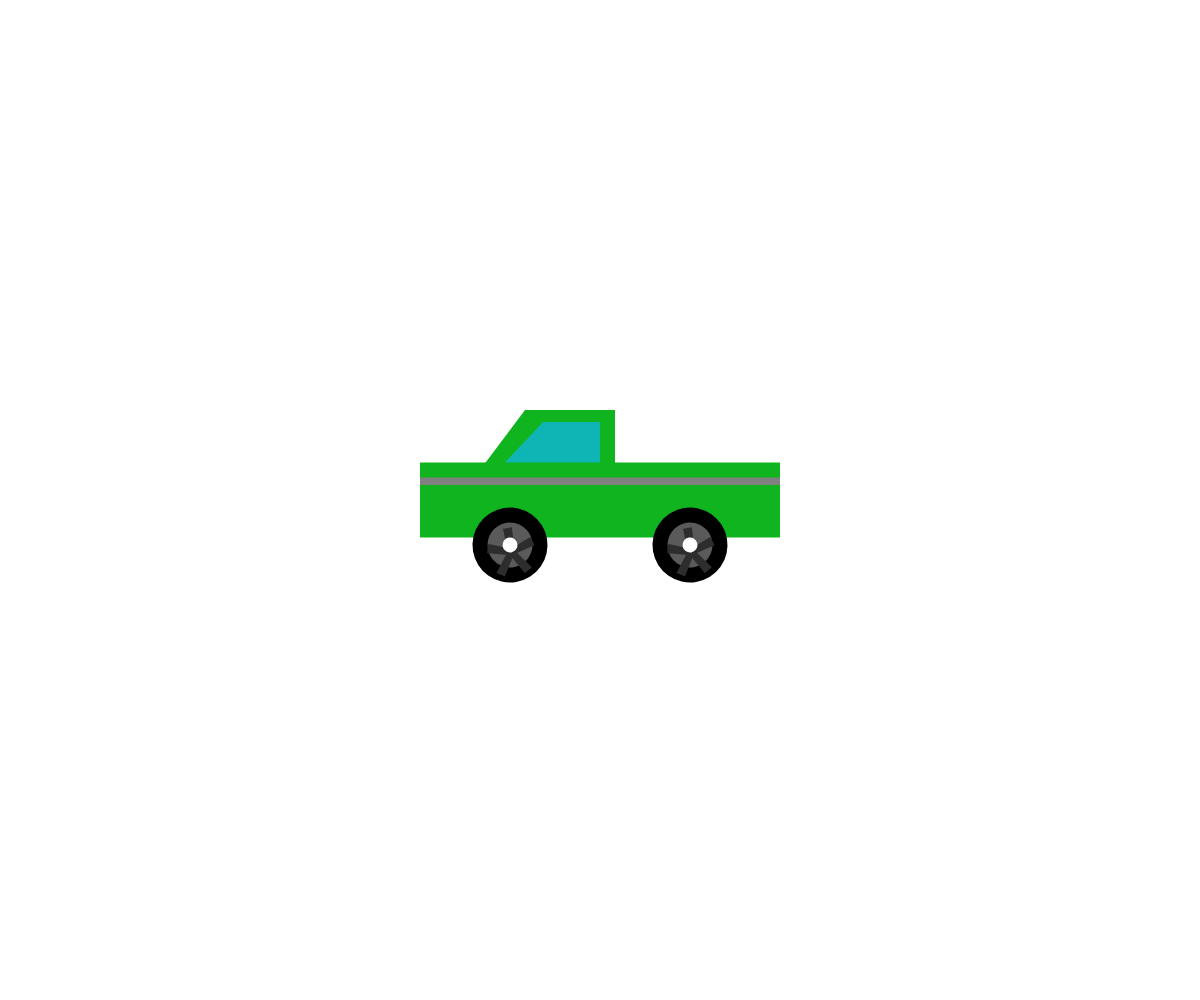
Frame 1 (no input)
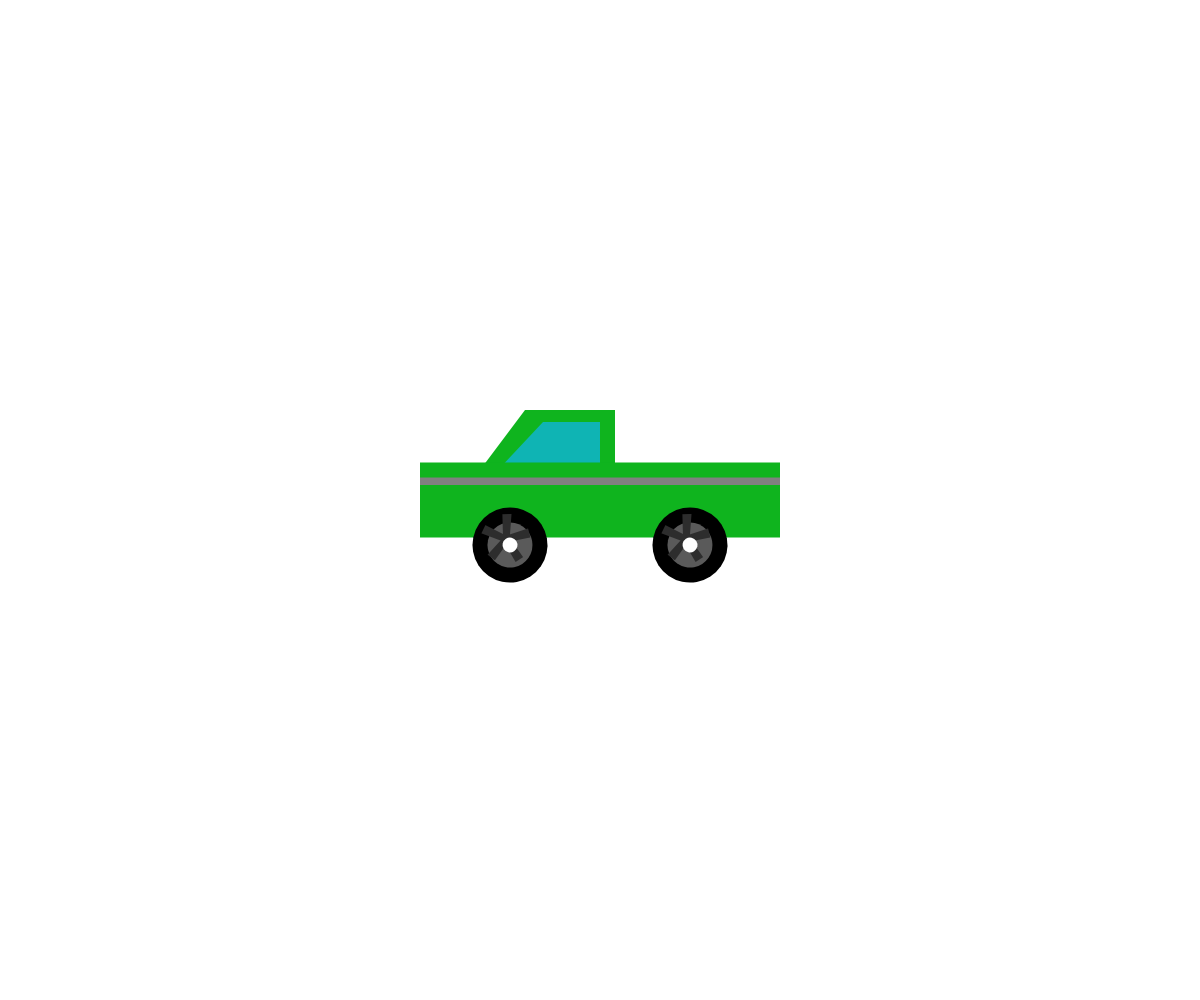
Frame 60 (no input)
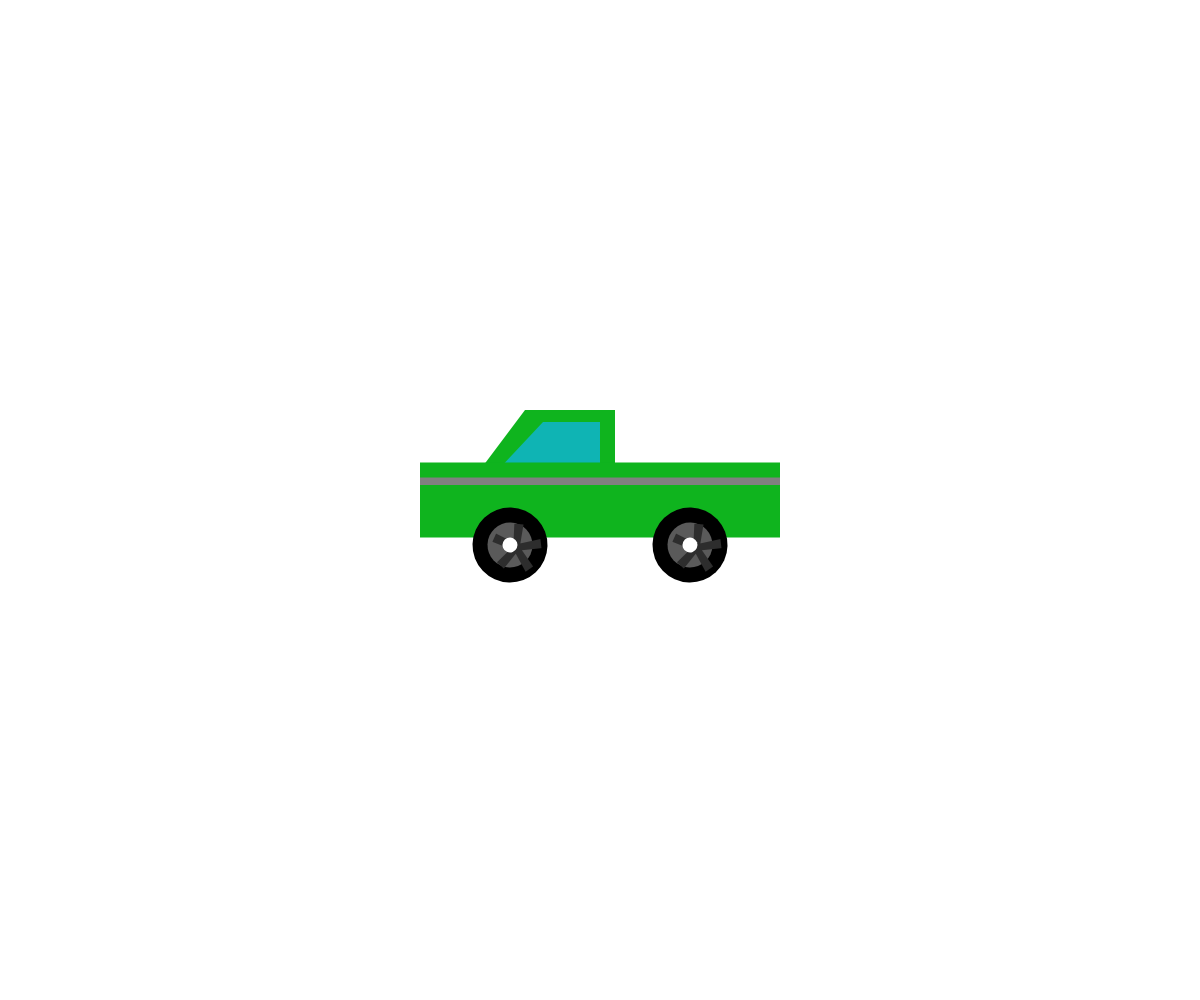
Frame 120 (the mouse pressed at the canvas centre since frame 60)

The p5.js sketch that drew these frames (run headless with seeded random() and noise() and a simulated clock; from frame 60 on, the mouse is pressed at the canvas centre):

// p5.js sketch
// ── sketch.js
// Wheel function, allows me to reuse the wheels
function wheel(coordX, coordY, outer, inner){
  // Saves the current transformation
  // This is to reset the position and don't need to undo the transformations for each wheel
  push();

  // Translate origin for the position of the wheel
  translate(coordX, coordY);
  // Rotate wheel at 100 times a second
  rotate(-millis() * 0.01)

  // Tiyre of the wheel
  fill(0)
  circle(0, 0, outer)

  // Rim of the wheel
  fill(90)
  circle(0, 0, inner)
  
  // Designs the rim by using asterisk
  fill(45)
  textAlign(CENTER);
  textSize(outer * 1.8)
  text('*', 0, 42 * 1.8)
  
  // Designs the rim by using circle
  fill(255)
  circle(0, 0, inner * 0.33333333)

  // Resets to last transformation saved
  pop();
}

// Foundation function
// Contains the basic shapes for the base of the car
function foundation(coordX, coordY, foundationWidth, foundationHeight){
  const foundationOriginX = coordX - foundationWidth * 0.5
  const foundationOriginY = coordY - foundationHeight * 0.5
  
  fill(15, 180, 30)
  rect(foundationOriginX, foundationOriginY, foundationWidth, foundationHeight)
  
  fill(128)
  rect(foundationOriginX, foundationOriginY + 15, foundationWidth, foundationHeight * 0.1)
}

// Hood function
// Contains the basic shapes for the hood of the car
function hood(coordX, coordY, hoodWidth, hoodHeight, hoodHoof, windowScale){
  fill(15, 180, 30)
  quad(
    coordX, coordY,
    coordX + hoodWidth, coordY,
    coordX + hoodWidth, coordY + hoodHeight,
    coordX - hoodHoof, coordY + hoodHeight
  )
  
  let oneMinusScale = 1.0 - windowScale
  let windowX = coordX + oneMinusScale * hoodWidth
  let windowY = coordY + oneMinusScale * hoodHeight
  
  fill(15, 180, 180)
  quad(
    windowX, windowY,
    windowX + hoodWidth * windowScale - 15, windowY,
    windowX + hoodWidth * windowScale - 15, windowY + hoodHeight * windowScale,
    windowX - hoodHoof, windowY + hoodHeight * windowScale
  )
}

// Set up function
function setup(){
  // Create initial canvas with specified sizes
  createCanvas(windowWidth, windowHeight);
}

// Draw function
function draw(){
  // Shape layering depends on code order
  // Use fill() before a shape to color a shape
  // Same is applied for stroke but colors only the lines
  
  // fill(value/color/hex)
  // fill(red, green, blue)

  // Draw background, takes in 3 or 1 input
  // Accepts names of colors
  // Accepts ranges 0-255
  // Acccepts hex values

  // background(value/color/hex)
  // background(red, green, blue)
  background(255);
  
  // Translate orgin to 0, 0
  // translate(height / 2, width / 2)
  
  // Disable strokes
  noStroke()
  
  // Set car origin
  const carOriginX = width / 2;
  const carOriginY = height / 2
  
  hood(carOriginX - 75, carOriginY - 90, 90, 60, 45, 0.8)
  foundation(carOriginX, carOriginY, 360, 75)
  
  wheel(carOriginX - 90, carOriginY + 45, 75, 45)
  wheel(carOriginX + 90, carOriginY + 45, 75, 45)
}
